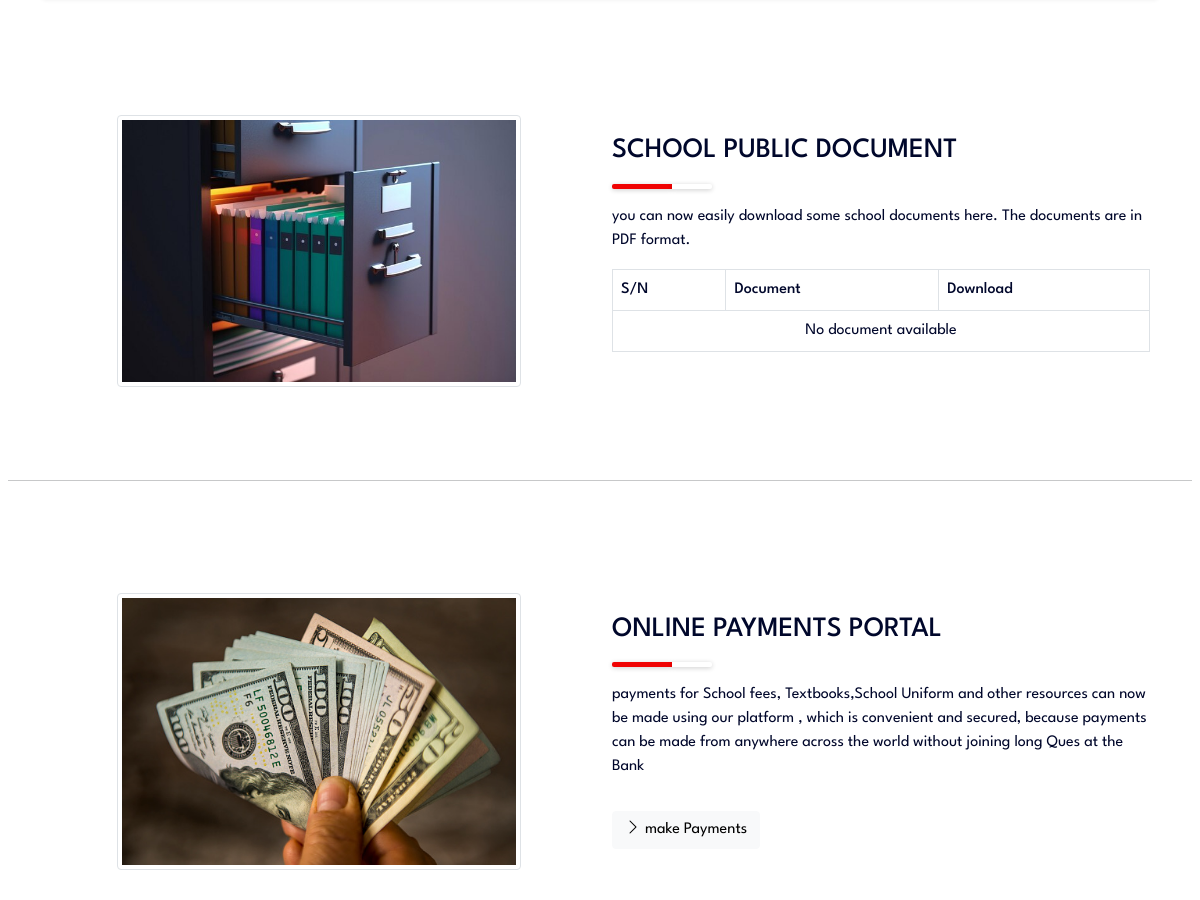
/ (middle part), run on an earlier commit of the app's database.
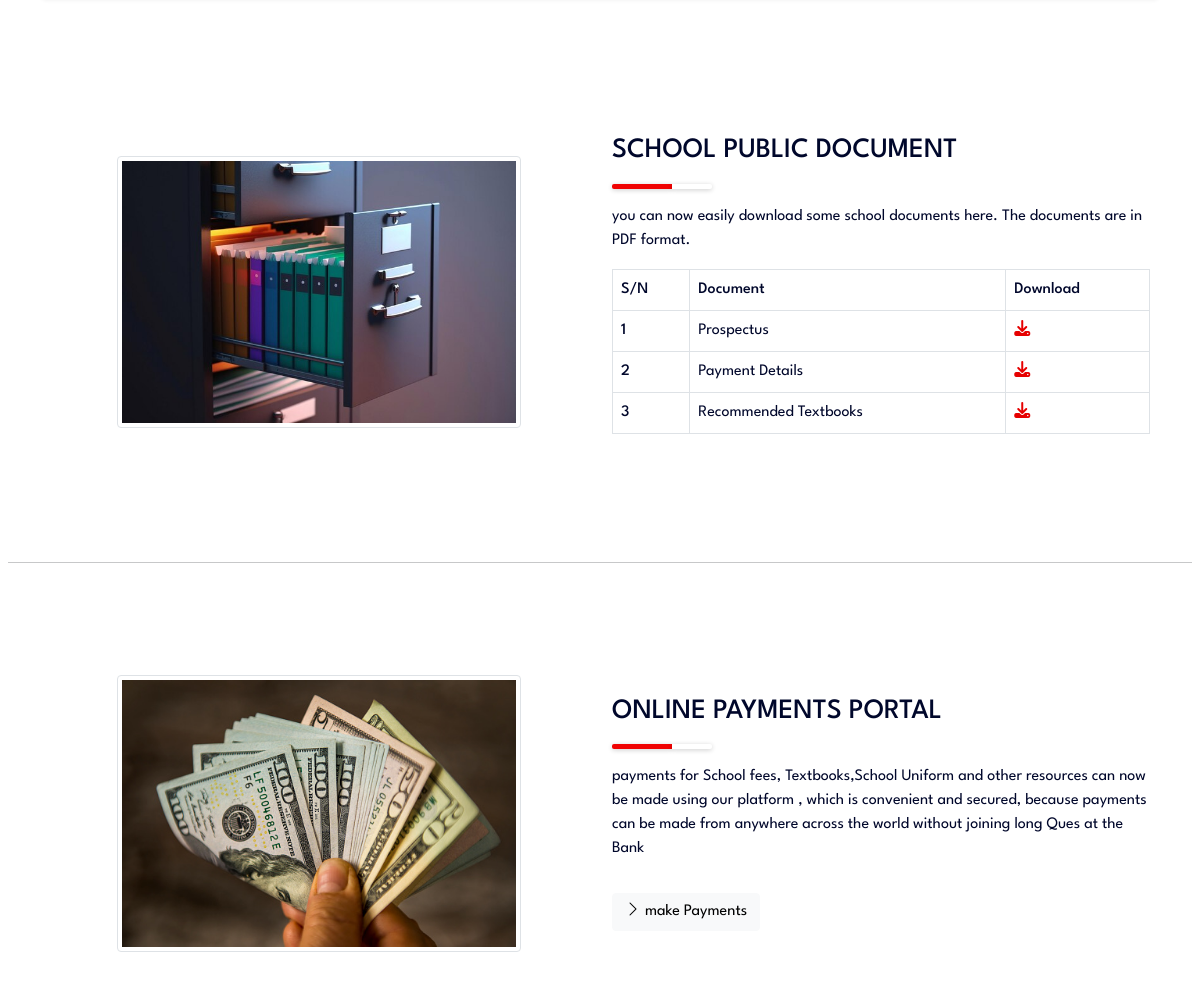
And on a later commit of the database.
### home/models.py (models this page shows, shortened)
class SchoolDocument(models.Model):
	title = models.CharField(max_length=255)
	document = models.FileField(upload_to='school_documents/')
	order = models.PositiveIntegerField(default=0)
	class Meta:
		ordering = ['order']

### home/views.py (the view)
# urls.py: path('', home_view, name='home'),
def home_view(request):
	queryset1=School.objects.all()
	queryset2=Management.objects.all()
	queryset3=School.objects.all()[:1]
	queryset4=FAQ.objects.all()
	queryset5=UpcomingEvents.objects.all()
	queryset6=PhotoGallery.objects.all()
	carousel_items = CarouselItem.objects.all()
	documents = SchoolDocument.objects.all()
	photos=[]
	homePhotos=[]
	for photoobject in queryset6:
		photos.append(photoobject)
		homePhotos=photos[:6]
	context= {
	'mapbox_private_key':settings.MAPBOXGL_ACCESSTOKEN,
	'schools':queryset1,
	'managements':queryset2,
	'header':queryset3,
	'FAQ':queryset4,
	'events':queryset5,
	'photos':homePhotos,
	'carousel_items': carousel_items,
	'documents': documents,
	}
	return render(request,'home.html',context)

### home/templates/home.html (shortened to what this page needs)
{% extends 'base.html' %}
{% block content%}
    {% include 'partials/elibrary.html' %}
    {% include 'partials/school_documents.html' %}
    {% include 'partials/payments.html' %}
{% endblock %}

### home/templates/partials/school_documents.html
{% load static %}
<section id="Payments" class="p-2 my-5">
  <div class="container pb-5">
    <div class="row px-2 align-items-center justify-content-between">
      <div class="col-md text-center">
        <img
          src="{% static 'school_Documents.jpg' %}"
          class="img-fluid img-thumbnail"
          style="width: 75%"
          alt=""
        />
      </div>
      <div class="col-md py-5">
        <h3>SCHOOL PUBLIC DOCUMENT</h3>
        <div class="multiplerule my-3 d-flex">
          <div class="Nrule"></div>
          <div class="Nrule2"></div>
        </div>
        <p>
          you can now easily download some school documents here. The documents
          are in PDF format.
        </p>
        <div class="table-responsive">
          <table class="table table-bordered">
            <thead>
              <tr>
                <th scope="col">S/N</th>
                <th scope="col">Document</th>
                <th scope="col">Download</th>
              </tr>
            </thead>
            <tbody>
              {% if documents %} {% for document in documents %}
              <tr>
                <th scope="row">{{ forloop.counter }}</th>
                <td>{{ document.title }}</td>
                <td>
                  <a
                    href="{{ document.document.url }}"
                    download
                    ><i class="fas fa-download"></i
                  ></a>
                </td>
              </tr>
              {% endfor %} {% else %}
              <tr>
                <td colspan="3" class="text-center">No document available</td>
              </tr>
              {% endif %}
            </tbody>
          </table>
        </div>
      </div>
    </div>
  </div>
  <hr/>
</section>

What changed in the data, as far as the page shows it:
added SchoolDocument: title "Prospectus"
added SchoolDocument: title "Payment Details"
added SchoolDocument: title "Recommended Textbooks"
Also different on the page:
text no longer shown: "No document available"
